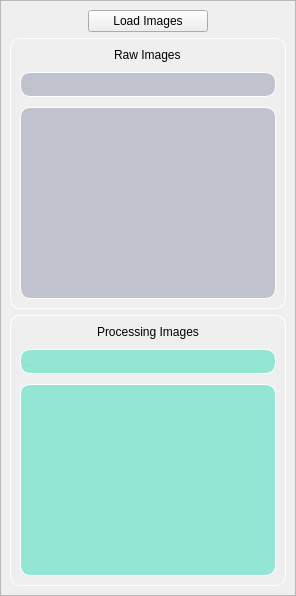
                        <widget class="QWidget" name="page_left_content_right_menuContent_images">
                         <property name="styleSheet">
                          <string notr="true">#frm_left_menuContent_images_processingImages{
border: 1px solid white;
border-radius:10px;
}

QLineEdit{
	border: 1px solid white;
	border-radius: 10px;
}

QListWidget::item:selected { 
background: #ffa726;
border: 1px solid white;
border-radius: 10px;
}

#frm_left_menuContent_images_rawImages{
border: 1px solid white;
border-radius:10px;

}
#lstw_left_menuContent_images_rawImages{
background-color:#C0C2CE;
}

#ledt_left_menuContent_images_rawImages{
background-color:#C0C2CE;
}

#lstw_left_menuContent_images_processingImages{
background-color:#93e6d4;
}

#ledt_left_menuContent_images_processingImage{
background-color:#93e6d4;
}</string>
                         </property>
                         <layout class="QVBoxLayout" name="verticalLayout_13">
                          <property name="leftMargin">
                           <number>0</number>
                          </property>
                          <property name="topMargin">
                           <number>0</number>
                          </property>
                          <property name="rightMargin">
                           <number>0</number>
                          </property>
                          <property name="bottomMargin">
                           <number>0</number>
                          </property>
                          <item>
                           <widget class="QFrame" name="frm_left_menuContent_images">
                            <property name="styleSheet">
                             <string notr="true"/>
                            </property>
                            <property name="frameShape">
                             <enum>QFrame::StyledPanel</enum>
                            </property>
                            <property name="frameShadow">
                             <enum>QFrame::Raised</enum>
                            </property>
                            <layout class="QVBoxLayout" name="verticalLayout_14">
                             <item alignment="Qt::AlignHCenter">
                              <widget class="QPushButton" name="pbtn_right_menu_tool_images_loadImages">
                               <property name="minimumSize">
                                <size>
                                 <width>120</width>
                                 <height>0</height>
                                </size>
                               </property>
                               <property name="text">
                                <string>Load Images</string>
                               </property>
                               <property name="icon">
                                <iconset resource="../resources.qrc">
                                 <normaloff>:/Resources/Icons/green/image.svg</normaloff>:/Resources/Icons/green/image.svg</iconset>
                               </property>
                               <property name="iconSize">
                                <size>
                                 <width>24</width>
                                 <height>24</height>
                                </size>
                               </property>
                              </widget>
                             </item>
                             <item>
                              <widget class="QFrame" name="frm_left_menuContent_images_rawImages">
                               <property name="styleSheet">
                                <string notr="true"/>
                               </property>
                               <property name="frameShape">
                                <enum>QFrame::StyledPanel</enum>
                               </property>
                               <property name="frameShadow">
                                <enum>QFrame::Raised</enum>
                               </property>
                               <layout class="QVBoxLayout" name="verticalLayout_15">
                                <property name="spacing">
                                 <number>10</number>
                                </property>
                                <item alignment="Qt::AlignHCenter">
                                 <widget class="QLabel" name="lbl_left_menuContent_images_rawImages">
                                  <property name="text">
                                   <string>Raw Images</string>
                                  </property>
                                 </widget>
                                </item>
                                <item>
                                 <widget class="QLineEdit" name="ledt_left_menuContent_images_rawImages">
                                  <property name="enabled">
                                   <bool>false</bool>
                                  </property>
                                  <property name="minimumSize">
                                   <size>
                                    <width>0</width>
                                    <height>25</height>
                                   </size>
                                  </property>
                                  <property name="text">
                                   <string>...</string>
                                  </property>
                                  <property name="alignment">
                                   <set>Qt::AlignLeading|Qt::AlignLeft|Qt::AlignVCenter</set>
                                  </property>
                                  <property name="readOnly">
                                   <bool>true</bool>
                                  </property>
                                 </widget>
                                </item>
                                <item>
                                 <widget class="QListWidget" name="lstw_left_menuContent_images_rawImages">
                                  <property name="enabled">
                                   <bool>false</bool>
                                  </property>
                                  <property name="styleSheet">
                                   <string notr="true">border: 1px solid white;
border-radius:10px;
</string>
                                  </property>
                                 </widget>
                                </item>
                               </layout>
                              </widget>
                             </item>
                             <item>
                              <widget class="QFrame" name="frm_left_menuContent_images_processingImages">
                               <property name="styleSheet">
                                <string notr="true"/>
                               </property>
                               <property name="frameShape">
                                <enum>QFrame::StyledPanel</enum>
                               </property>
                               <property name="frameShadow">
                                <enum>QFrame::Raised</enum>
                               </property>
                               <layout class="QVBoxLayout" name="verticalLayout_16">
                                <property name="spacing">
                                 <number>10</number>
                                </property>
                                <item alignment="Qt::AlignHCenter">
                                 <widget class="QLabel" name="lbl_left_menuContent_images_processingImages">
                                  <property name="text">
                                   <string>Processing Images</string>
                                  </property>
                                 </widget>
                                </item>
                                <item>
                                 <widget class="QLineEdit" name="ledt_left_menuContent_images_processingImage">
                                  <property name="enabled">
                                   <bool>false</bool>
                                  </property>
                                  <property name="minimumSize">
                                   <size>
                                    <width>0</width>
                                    <height>25</height>
                                   </size>
                                  </property>
                                  <property name="text">
                                   <string>...</string>
                                  </property>
                                  <property name="alignment">
                                   <set>Qt::AlignLeading|Qt::AlignLeft|Qt::AlignVCenter</set>
                                  </property>
                                  <property name="readOnly">
                                   <bool>true</bool>
                                  </property>
                                 </widget>
                                </item>
                                <item>
                                 <widget class="QListWidget" name="lstw_left_menuContent_images_processingImages">
                                  <property name="styleSheet">
                                   <string notr="true">border: 1px solid white;
border-radius:10px;

</string>
                                  </property>
                                 </widget>
                                </item>
                               </layout>
                              </widget>
                             </item>
                            </layout>
                           </widget>
                          </item>
                         </layout>
                        </widget>
